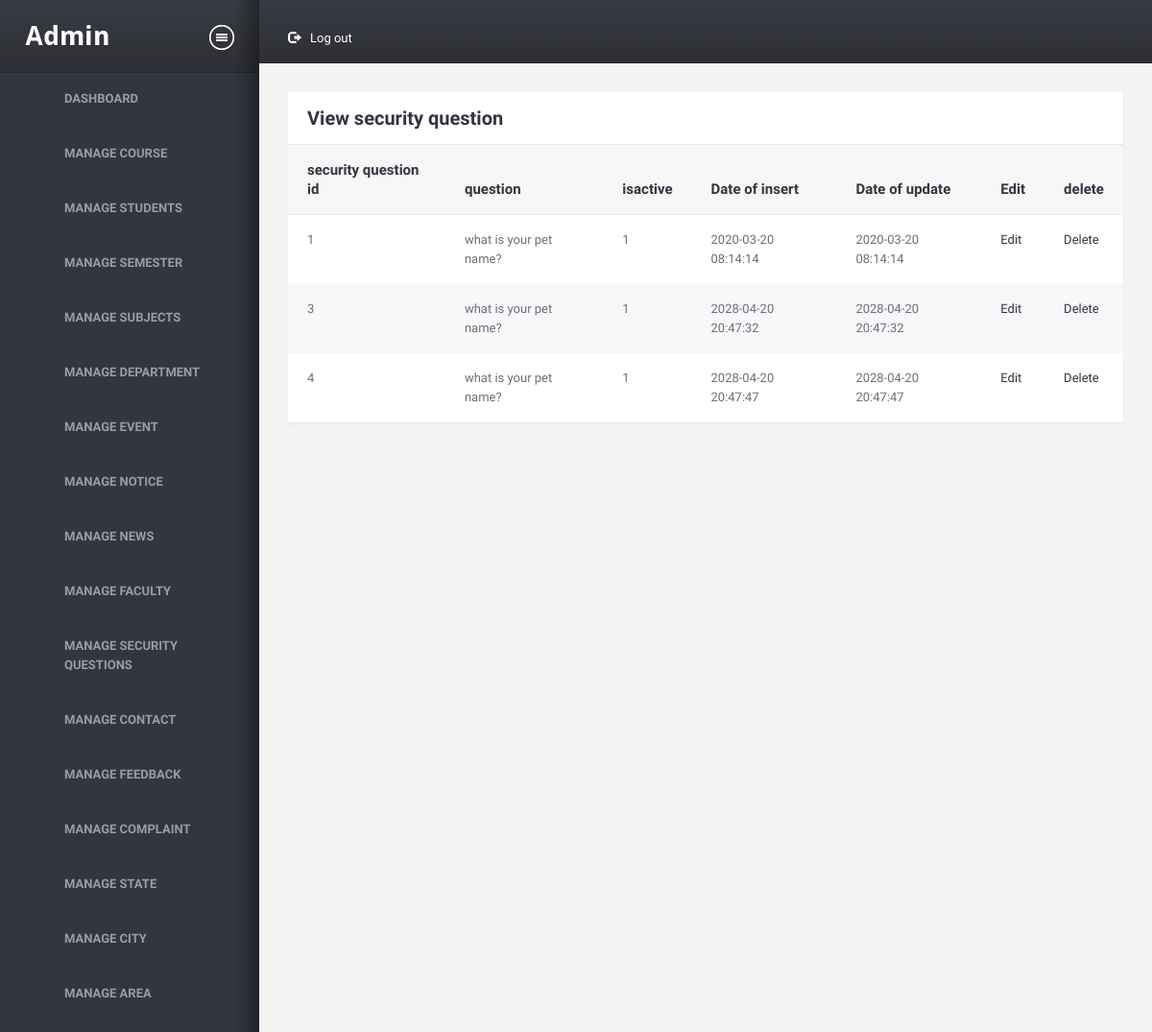
/admin/viewsecurityquestion.php (signed in), run on the app's committed database.
### tables this page shows
CREATE TABLE `security_question` (
  `sec_que_id` int(11) NOT NULL,
  `question` varchar(50) NOT NULL,
  `isactive` int(1) NOT NULL,
  `doi` datetime NOT NULL,
  `dou` datetime NOT NULL
);

### admin/viewsecurityquestion.php (the view, shortened to what this page needs)
<!DOCTYPE HTML>
<html>
<head>
<link href="assets/css/A.style.css%2bbootstrap.css%2cMcc.0ONHoLZfWm.css.pagespeed.cf.2IS1LTyY4Z.css" rel="stylesheet" media="screen"/>
</head>
<body>
<div class="wrapper">
    <div class="structure-row">
        <?php require 'sidebar.php';?>
        <div class="right-sec">
            <header>
                <nav class="topnav">
                    <ul id="nav1">
                        <li class="settings">
                            <a href="logout.php"><i class="glyphicon glyphicon-log-out"></i>Log out</a>
                        </li>
                    </ul>
                </nav>
                <div class="clearfix"></div>
            </header>
            <div class="content-section">
                <div class="container-liquid">
                    <div class="row">
                        <div class="col-xs-12">
                            <div class="sec-box">
                                <a class="closethis">Close</a>
                                <header>
                                    <h2 class="heading">View security question</h2>
                                </header>
                                <div class="contents">
                                    <a class="togglethis">Toggle</a>
                                    <section>
                                        <table class="table">
                                            <thead>
                                                <tr>
                                                    <th>security question id</th>
                                                    <th>question</th>
                                                    <th>isactive</th>
                                                    <th>Date of insert</th>
                                                    <th>Date of update</th>
                                                    <th>Edit</th>
                                                    <th>delete</th>
                                                </tr>
                                            </thead>
                <?php
                require '../common/dbconnect.php';
                $qry = "SELECT * FROM security_question WHERE isactive !=2";
                $rs = mysqli_query($conn,$qry);
                    while ($row = mysqli_fetch_assoc($rs))
                    {
                        ?>
                        <tr>
                        <td><?php echo $row['sec_que_id']; ?></td>
                        <td><?php echo $row['question']; ?></td>
                        <td><?php echo $row['isactive']; ?></td>
                        <td><?php echo $row['doi']; ?></td>
                        <td><?php echo $row['dou']; ?></td>
                        <td><a href="securityquestion_edit.php?id=<?php echo $row['sec_que_id']; ?>">Edit</a></td>
                        <td><a href="securityquestion_delete.php?id=<?php echo $row['sec_que_id']; ?>">Delete</a>
                        </tr>
                        <?php
                    }
                ?>
                                        </table>
                                    </section>
                                </div>
                            </div>
                        </div>
                    </div>
                </div>
            </div>
        </div>
    </div>
</div>
</body>
</html>

### data on the page
security_question: sec_que_id "1", question "what is your pet name?", isactive "1", doi "2020-03-20 08:14:14", dou "2020-03-20 08:14:14"
security_question: sec_que_id "3", question "what is your pet name?", isactive "1", doi "2028-04-20 20:47:32", dou "2028-04-20 20:47:32"
security_question: sec_que_id "4", question "what is your pet name?", isactive "1", doi "2028-04-20 20:47:47", dou "2028-04-20 20:47:47"
